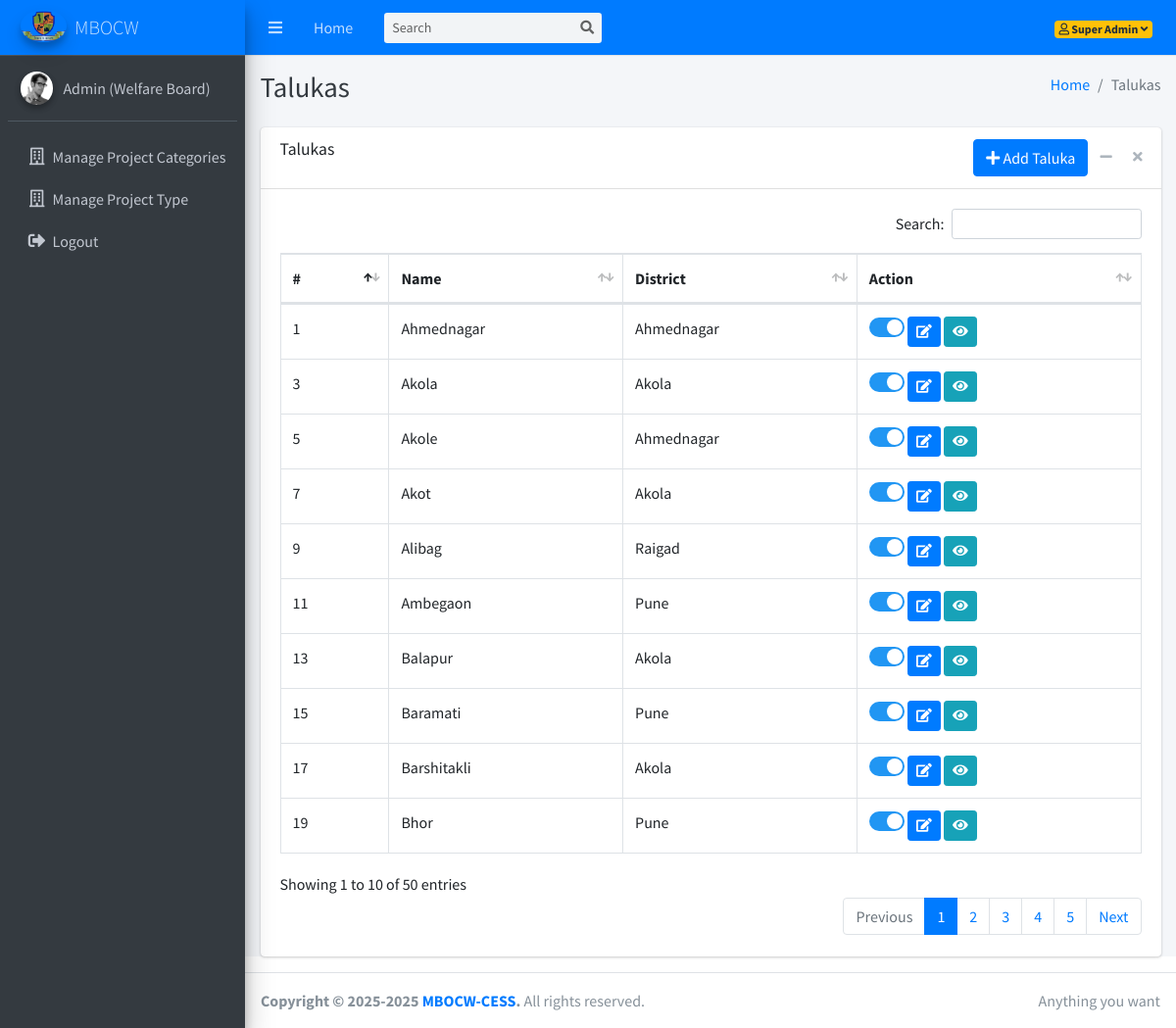
Page /dashboard/talukas.php (signed in) on the committed database.
### tables this page shows
CREATE TABLE IF NOT EXISTS `talukas` (
  `id` bigint UNSIGNED NOT NULL AUTO_INCREMENT,
  `name` varchar(255) NOT NULL,
  `district_id` bigint UNSIGNED NOT NULL,
  `active_status` tinyint(1) NOT NULL DEFAULT '1',
  `created_by` bigint UNSIGNED DEFAULT NULL,
  `created_datetime` timestamp NULL DEFAULT CURRENT_TIMESTAMP,
  `updated_by` bigint UNSIGNED DEFAULT NULL,
  `updated_datetime` timestamp NULL DEFAULT CURRENT_TIMESTAMP ON UPDATE CURRENT_TIMESTAMP,
  PRIMARY KEY (`id`)
);

CREATE TABLE IF NOT EXISTS `districts` (
  `id` bigint UNSIGNED NOT NULL AUTO_INCREMENT,
  `name` varchar(255) NOT NULL,
  `state_id` bigint UNSIGNED NOT NULL,
  `active_status` tinyint(1) NOT NULL DEFAULT '1' COMMENT '	1=active, 2=inactive, 3=deleted	',
  `created_by` bigint UNSIGNED DEFAULT NULL,
  `created_datetime` timestamp NULL DEFAULT CURRENT_TIMESTAMP,
  `updated_by` bigint UNSIGNED DEFAULT NULL,
  `updated_datetime` timestamp NULL DEFAULT CURRENT_TIMESTAMP ON UPDATE CURRENT_TIMESTAMP,
  PRIMARY KEY (`id`)
);

### dashboard/talukas.php (the view, shortened to what this page needs)
<!DOCTYPE html>
<html lang="en">
<head>
  <link rel="stylesheet" href="../plugins/fontawesome-free/css/all.min.css">
  <link rel="stylesheet" href="../plugins/datatables-bs4/css/dataTables.bootstrap4.min.css">
  <link rel="stylesheet" href="../plugins/datatables-responsive/css/responsive.bootstrap4.min.css">
  <link rel="stylesheet" href="../dist/css/adminlte.min.css">
</head>
<body class="hold-transition sidebar-mini">
<div class="wrapper">
  <?php include('includes/navbar.php'); ?>
  <?php include('includes/sidebar.php'); ?>
  <div class="content-wrapper">
    <div class="content-header">
      <div class="container-fluid">
        <div class="row mb-2">
          <div class="col-sm-6">
            <h1 class="m-0 text-dark">Talukas</h1>
          </div>
          <div class="col-sm-6">
            <ol class="breadcrumb float-sm-right">
              <li class="breadcrumb-item"><a href="#">Home</a></li>
              <li class="breadcrumb-item active">Talukas</li>
            </ol>
          </div>
        </div>
      </div>
    </div>
    <div class="content">
        <div class="container-fluid">
            <div class="card">
            <div class="card-header">
                <h3 class="card-title">Talukas</h3>
                <div class="card-tools">
                    <a href="add-taluka.php" class="btn btn-primary" ><i class="fas fa-plus"></i> Add Taluka</a>
                    <button type="button" class="btn btn-tool" data-card-widget="collapse" data-toggle="tooltip" title="Collapse"><i class="fas fa-minus"></i></button>
                    <button type="button" class="btn btn-tool" data-card-widget="remove" data-toggle="tooltip" title="Remove"><i class="fas fa-times"></i></button>
                </div>
            </div>
            <div class="card-body">
                <table id="example1" class="table table-bordered">
                    <thead>
                        <tr>
                            <th>#</th>
                            <th>Name</th>
                            <th>District</th>
                            <th>Action</th>
                        </tr>
                    </thead>
                    <tbody>
                        <?php
                        $sql = "SELECT t.id, t.name, t.district_id, t.active_status, d.name as district_name FROM talukas t JOIN districts d ON t.district_id = d.id ORDER BY t.name ASC";
                        $result = mysqli_query($conn, $sql);
                        $sr = 1;
                        if (mysqli_num_rows($result) > 0) {
                            while ($row = mysqli_fetch_assoc($result)) {
                                $isActive = ($row['active_status'] == 1) ? 'checked' : '';
                                $statusText = ($row['active_status'] == 1) ? 'Active' : 'Inactive';
                                echo "<tr>";
                                echo "<td>".$sr++."</td>";
                                echo "<td>".htmlspecialchars($row['name'])."</td>";
                                echo "<td>".htmlspecialchars($row['district_name'])."</td>";
                                echo "<td>
                                        <label class='switch' title='$statusText'><input type='checkbox' data-id='{$row['id']}' id='activeToggle' onclick='return confirm(\"Are you sure you want to perform this action?\");' {$isActive}><span class='slider round'></span></label>
                                        <a href='edit-taluka.php?id=".$row['id']."' class='btn btn-sm btn-primary'><i class='fas fa-edit'></i></a>
                                        <a href='view-taluka.php?id=".$row['id']."' class='btn btn-sm btn-info' ><i class='fas fa-eye'></i></a>
                                    </td>";
                                echo "</tr>";
                                $sr++;
                            }
                        } else {
                            echo "<tr><td colspan='4' class='text-center'>No Taluka found</td></tr>";
                        }
                        ?>
                    </tbody>
                </table>
            </div>
          </div>
        </div>
    </div>
  </div>
  <?php include('includes/footer.php'); ?>
</div>
</body>
</html>

### dashboard/talukas.php (style rules this page uses)
.switch { position: relative; display: inline-block; width: 36px; height: 20px; vertical-align: middle; }
.slider { position: absolute; cursor: pointer; top: 0; left: 0; right: 0; bottom: 0; background-color: #ccc; transition: .3s; border-radius: 20px; }
.slider:before { position: absolute; content: ""; height: 16px; width: 16px; left: 2px; bottom: 2px; background-color: white; transition: .3s; border-radius: 50%; }
input:checked + .slider { background-color: #2196F3; }
input:checked + .slider:before { -webkit-transform: translateX(26px); -ms-transform: translateX(26px); transform: translateX(26px); transform: translateX(16px); }
.slider.round { border-radius: 34px; }
.slider.round:before { border-radius: 50%; }

### rows in the picture
talukas: name "Ahmednagar", district.name "Ahmednagar"
talukas: name "Akola", district.name "Akola"
talukas: name "Akole", district.name "Ahmednagar"
talukas: name "Akot", district.name "Akola"
talukas: name "Alibag", district.name "Raigad"
talukas: name "Ambegaon", district.name "Pune"
talukas: name "Balapur", district.name "Akola"
talukas: name "Baramati", district.name "Pune"
talukas: name "Barshitakli", district.name "Akola"
talukas: name "Bhor", district.name "Pune"

### other values in the picture
$_SESSION['user_name'] "Super Admin"
$_SESSION['user_role_name'] "Admin (Welfare Board)"
